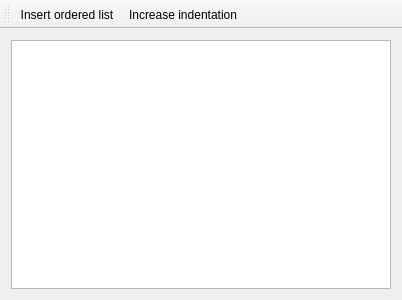
<?xml version="1.0" encoding="UTF-8"?>
<ui version="4.0">
 <class>MainWindow</class>
 <widget class="QMainWindow" name="MainWindow">
  <property name="geometry">
   <rect>
    <x>0</x>
    <y>0</y>
    <width>400</width>
    <height>300</height>
   </rect>
  </property>
  <property name="windowTitle">
   <string>DivListTextEdit demo</string>
  </property>
  <widget class="QWidget" name="centralWidget">
   <layout class="QGridLayout" name="gridLayout">
    <item row="0" column="0">
     <widget class="DivListTextEdit" name="textEdit">
      <property name="sizePolicy">
       <sizepolicy hsizetype="MinimumExpanding" vsizetype="MinimumExpanding">
        <horstretch>0</horstretch>
        <verstretch>0</verstretch>
       </sizepolicy>
      </property>
      <property name="minimumSize">
       <size>
        <width>380</width>
        <height>220</height>
       </size>
      </property>
     </widget>
    </item>
   </layout>
  </widget>
  <widget class="QMenuBar" name="menuBar">
   <property name="geometry">
    <rect>
     <x>0</x>
     <y>0</y>
     <width>400</width>
     <height>21</height>
    </rect>
   </property>
  </widget>
  <widget class="QToolBar" name="mainToolBar">
   <attribute name="toolBarArea">
    <enum>TopToolBarArea</enum>
   </attribute>
   <attribute name="toolBarBreak">
    <bool>false</bool>
   </attribute>
   <addaction name="ActionInsertOrderedList"/>
   <addaction name="ActionIncreaseIndentation"/>
  </widget>
  <action name="ActionInsertOrderedList">
   <property name="icon">
    <iconset resource="../resources/resources.qrc">
     <normaloff>:/icons/icons/format-list-ordered.ico</normaloff>:/icons/icons/format-list-ordered.ico</iconset>
   </property>
   <property name="text">
    <string>Insert ordered list</string>
   </property>
   <property name="toolTip">
    <string>insert ordered list</string>
   </property>
  </action>
  <action name="ActionIncreaseIndentation">
   <property name="icon">
    <iconset resource="../resources/resources.qrc">
     <normaloff>:/icons/icons/format-indent-more-5.png</normaloff>:/icons/icons/format-indent-more-5.png</iconset>
   </property>
   <property name="text">
    <string>Increase indentation</string>
   </property>
   <property name="toolTip">
    <string>increase indentation</string>
   </property>
  </action>
 </widget>
 <layoutdefault spacing="6" margin="11"/>
 <customwidgets>
  <customwidget>
   <class>DivListTextEdit</class>
   <extends>QTextEdit</extends>
   <header>DivListTextEdit.h</header>
  </customwidget>
 </customwidgets>
 <resources>
  <include location="../resources/resources.qrc"/>
 </resources>
 <connections/>
</ui>
